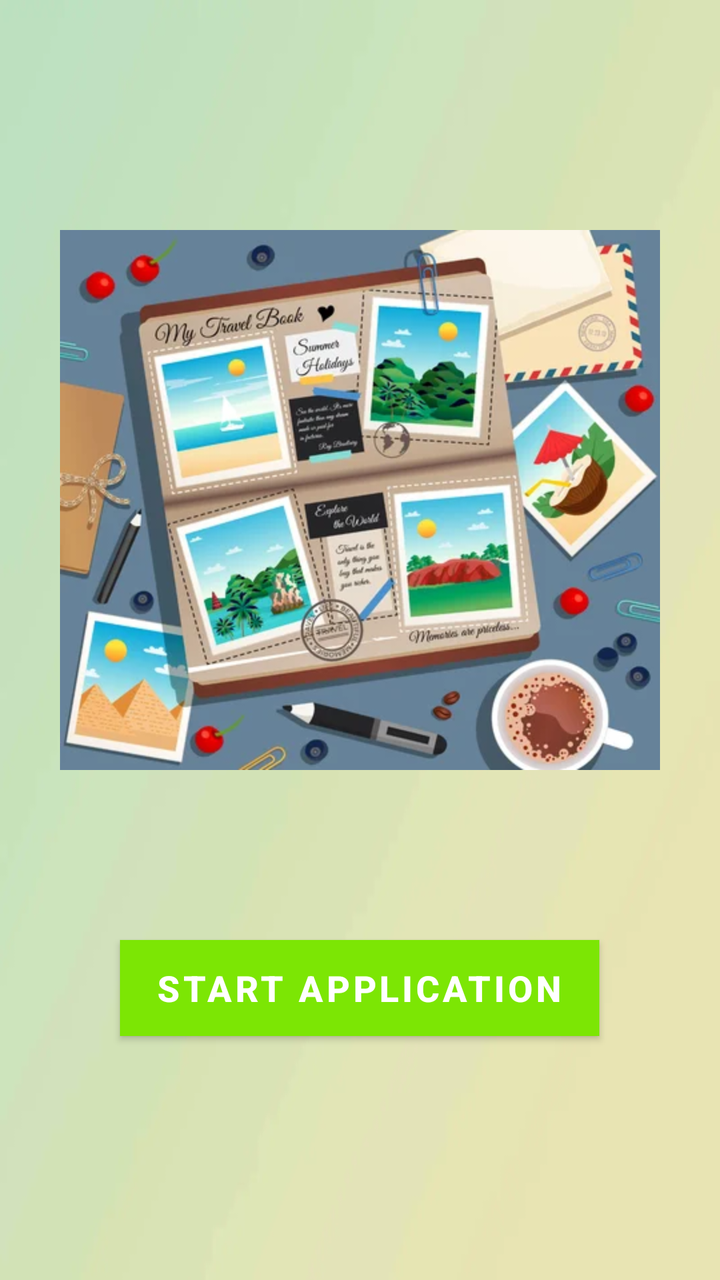
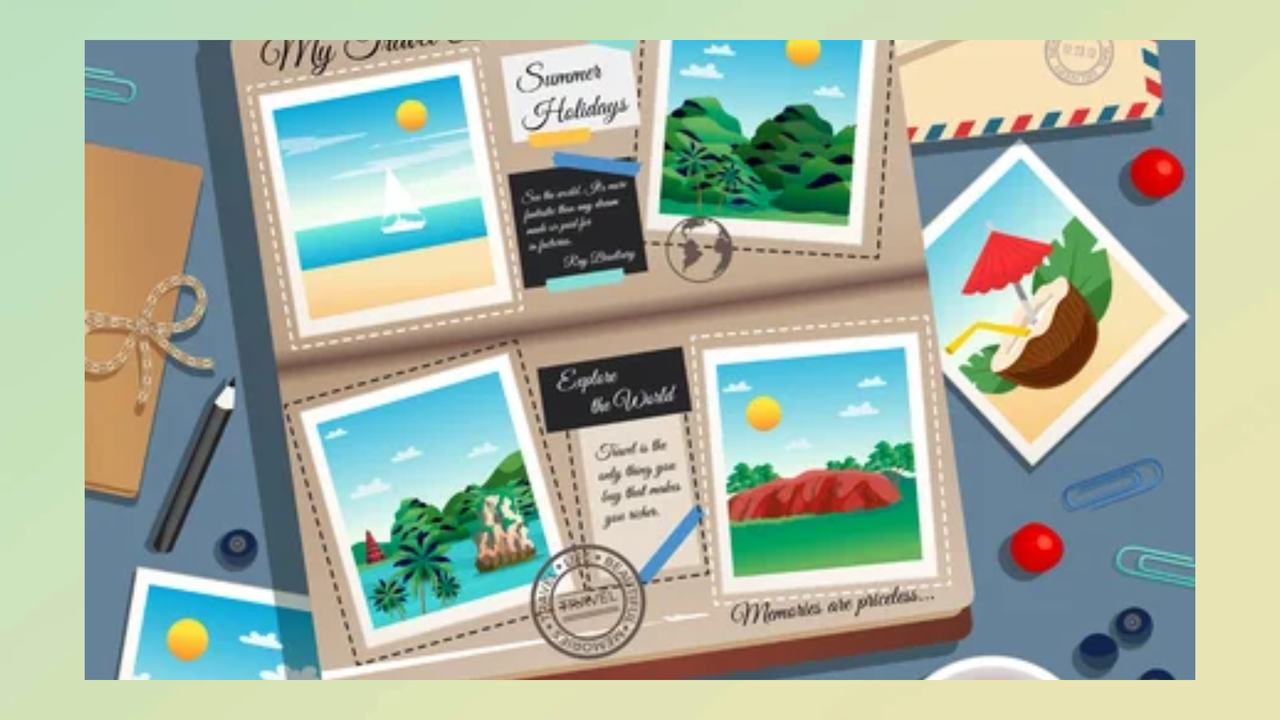

Compare how this app lays out the same screen by default and in its alternative resource folder. The renders come first, then the two layout files and the values they reference.
<!-- AndroidManifest.xml: application theme Theme.Final_Project_Android_version -->
<!-- res/layout/activity_main.xml -->
<?xml version="1.0" encoding="utf-8"?>
<LinearLayout xmlns:android="http://schemas.android.com/apk/res/android"
    xmlns:app="http://schemas.android.com/apk/res-auto"
    xmlns:tools="http://schemas.android.com/tools"
    android:layout_width="match_parent"
    android:layout_height="match_parent"
    android:orientation="vertical"
    android:padding="30dp"
    android:background="@drawable/gradient_mobile_bg"
    tools:context=".MainActivity">


    <ImageView
        android:id="@+id/titleImage"
        android:layout_width="match_parent"
        android:layout_marginTop="20dp"
        android:layout_height="400dp"
        android:scaleType="fitCenter"
        app:srcCompat="@drawable/album" />

    <Button
        android:id="@+id/startAppButton"
        android:layout_width="wrap_content"
        android:layout_height="wrap_content"
        android:paddingStart="18dp"
        android:paddingEnd="18dp"
        android:layout_marginTop="20dp"
        android:layout_gravity="center"
        android:text="Start Application"
        android:textColor="@color/white"
        android:textSize="18sp"
        android:textStyle="bold"
        android:background="@color/teal_700" />

</LinearLayout>
<!-- resources referenced by this layout -->
<resources>
  <color name="teal_700">#FF018786</color>
  <color name="white">#FFFFFFFF</color>
  <!-- drawable album: png bitmap (drawable, 262621 bytes) -->
  <!-- drawable gradient_mobile_bg: png bitmap (drawable, 47530 bytes) -->
  <style name="Theme.Final_Project_Android_version" parent="Theme.MaterialComponents.DayNight.DarkActionBar">
          
          <item name="colorPrimary">@color/main_color</item>
          <item name="colorPrimaryVariant">@color/main_color_darker_shade</item>
          <item name="colorOnPrimary">@color/white</item>
          
          <item name="colorSecondary">@color/teal_200</item>
          <item name="colorSecondaryVariant">@color/teal_700</item>
          <item name="colorOnSecondary">@color/black</item>
          
          <item name="android:statusBarColor" tools:targetApi="l">?attr/colorPrimaryVariant</item>
          
      </style>
  <color name="main_color">#7ce604</color>
  <color name="main_color_darker_shade">#6dc903</color>
  <color name="teal_200">#FF03DAC5</color>
  <color name="black">#FF000000</color>
</resources>
<!-- res/layout-land/activity_main.xml (the repository's variant of the layout above) -->
<!-- drawn on the phone turned sideways -->
<?xml version="1.0" encoding="utf-8"?>
<androidx.constraintlayout.widget.ConstraintLayout xmlns:android="http://schemas.android.com/apk/res/android"
    xmlns:app="http://schemas.android.com/apk/res-auto"
    xmlns:tools="http://schemas.android.com/tools"
    android:layout_width="match_parent"
    android:layout_height="match_parent"
    android:padding="20dp"
    android:background="@drawable/gradient_mobile_bg"
    tools:context=".MainActivity">


    <ImageView
        android:id="@+id/titleImage"
        android:layout_width="match_parent"
        android:layout_height="500dp"
        app:layout_constraintBottom_toBottomOf="parent"
        app:layout_constraintEnd_toEndOf="parent"
        app:layout_constraintStart_toStartOf="parent"
        app:layout_constraintTop_toTopOf="parent"
        app:srcCompat="@drawable/album" />

    <Button
        android:id="@+id/startAppButton"
        android:layout_width="match_parent"
        android:layout_height="wrap_content"
        android:paddingStart="18dp"
        android:paddingEnd="18dp"
        android:layout_marginTop="50dp"
        app:layout_constraintEnd_toEndOf="parent"
        app:layout_constraintStart_toStartOf="parent"
        app:layout_constraintBottom_toBottomOf="@+id/titleImage"
        android:text="Start Application"
        android:textColor="@color/white"
        android:textSize="18sp"
        android:textStyle="bold"
        android:background="@color/teal_700" />

</androidx.constraintlayout.widget.ConstraintLayout>
